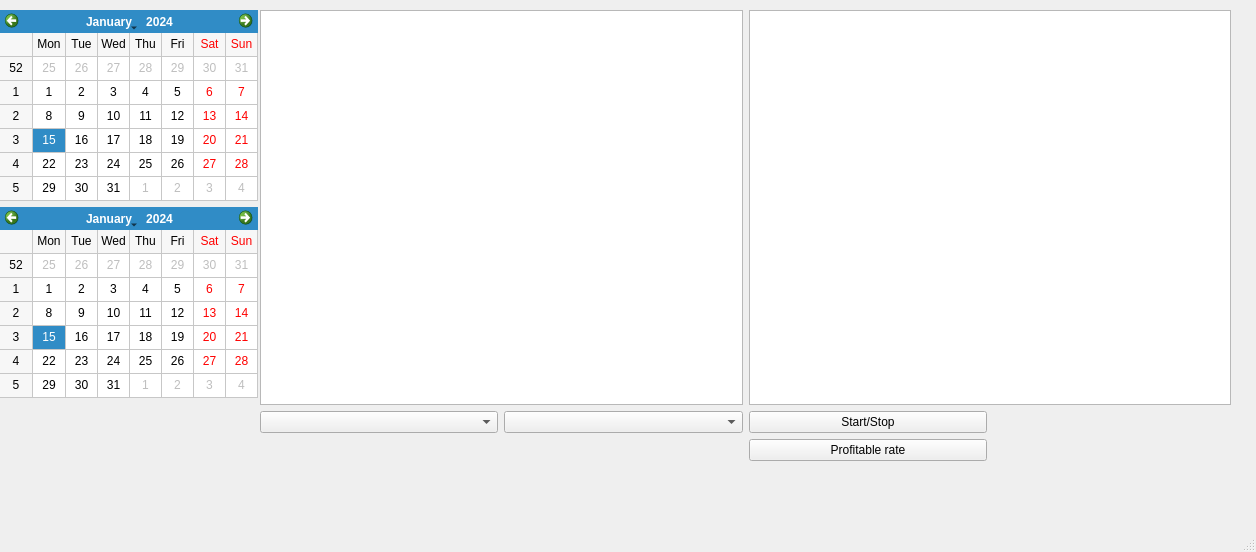
<?xml version="1.0" encoding="UTF-8"?>
<ui version="4.0">
 <class>MainWindow</class>
 <widget class="QMainWindow" name="MainWindow">
  <property name="geometry">
   <rect>
    <x>0</x>
    <y>0</y>
    <width>1256</width>
    <height>552</height>
   </rect>
  </property>
  <property name="windowTitle">
   <string>MainWindow</string>
  </property>
  <widget class="QWidget" name="centralwidget">
   <widget class="QWidget" name="layoutWidget">
    <property name="geometry">
     <rect>
      <x>260</x>
      <y>10</y>
      <width>971</width>
      <height>451</height>
     </rect>
    </property>
    <layout class="QGridLayout" name="gridLayout">
     <item row="2" column="1">
      <widget class="QComboBox" name="toCurrency"/>
     </item>
     <item row="2" column="2">
      <widget class="QPushButton" name="startStopBtn">
       <property name="text">
        <string>Start/Stop</string>
       </property>
       <property name="checkable">
        <bool>true</bool>
       </property>
      </widget>
     </item>
     <item row="2" column="0">
      <widget class="QComboBox" name="fromCurrency"/>
     </item>
     <item row="3" column="2">
      <widget class="QPushButton" name="profRateBtn">
       <property name="text">
        <string>Profitable rate</string>
       </property>
       <property name="checkable">
        <bool>true</bool>
       </property>
      </widget>
     </item>
     <item row="1" column="2" colspan="2">
      <widget class="QTableView" name="currencyTableView"/>
     </item>
     <item row="1" column="0" colspan="2">
      <widget class="QChartView" name="currencyChartView"/>
     </item>
    </layout>
   </widget>
   <widget class="QWidget" name="layoutWidget">
    <property name="geometry">
     <rect>
      <x>0</x>
      <y>10</y>
      <width>258</width>
      <height>388</height>
     </rect>
    </property>
    <layout class="QVBoxLayout" name="verticalLayout">
     <item>
      <widget class="QCalendarWidget" name="from_date">
       <property name="whatsThis">
        <string>&lt;html&gt;&lt;head/&gt;&lt;body&gt;&lt;p&gt;Начальная дата&lt;/p&gt;&lt;/body&gt;&lt;/html&gt;</string>
       </property>
       <property name="gridVisible">
        <bool>true</bool>
       </property>
      </widget>
     </item>
     <item>
      <widget class="QCalendarWidget" name="to_date">
       <property name="whatsThis">
        <string>&lt;html&gt;&lt;head/&gt;&lt;body&gt;&lt;p&gt;Конечная дата&lt;/p&gt;&lt;/body&gt;&lt;/html&gt;</string>
       </property>
       <property name="gridVisible">
        <bool>true</bool>
       </property>
      </widget>
     </item>
    </layout>
   </widget>
  </widget>
  <widget class="QMenuBar" name="menubar">
   <property name="geometry">
    <rect>
     <x>0</x>
     <y>0</y>
     <width>1256</width>
     <height>22</height>
    </rect>
   </property>
  </widget>
  <widget class="QStatusBar" name="statusbar"/>
 </widget>
 <customwidgets>
  <customwidget>
   <class>QChartView</class>
   <extends>QGraphicsView</extends>
   <header>QtChart/qchartview.h</header>
  </customwidget>
 </customwidgets>
 <resources/>
 <connections/>
</ui>
